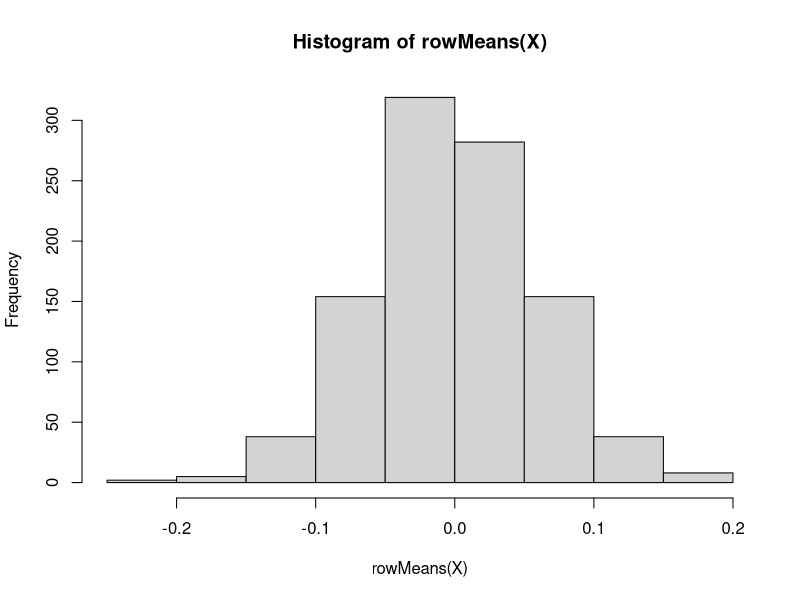
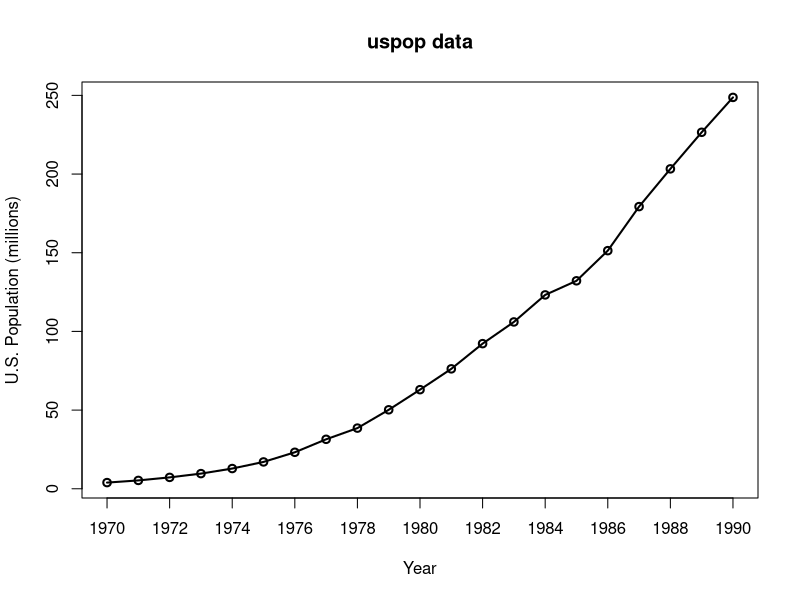
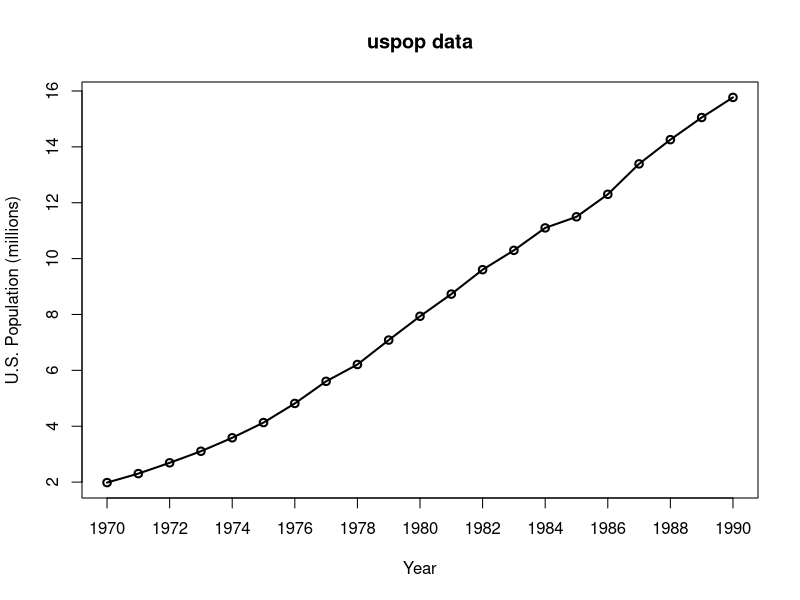

Here is the R script that generated these plots, in order:
## ---- chunk 1
set.seed(1)
X=runif(1000,-1,1)
Y=X^2
cor(X,Y)
knitr::opts_chunk$set(echo = TRUE)
## ---- chunk 2
set.seed(1)
x1 = runif(10, min = -1, max = 1)
mean(x1)
x2 = runif(100, min = -1, max = 1)
mean(x2)
x3 = runif(1000, min = -1, max = 1)
mean(x3)
## ---- chunk 3
set.seed(1)
n = 100
rows = 1000
X <- matrix(runif(n*rows, -1, 1), rows)
hist(rowMeans(X))
## ---- chunk 4
uspop <- scan('uspop.txt')

plot(uspop/1000000, xaxt = 'n', type = 'o', main = "uspop data", lwd = 2, xlab = "Year", ylab = "U.S. Population (millions)")
axis(1, seq(1,21,2), seq(1970,1990,2))
     
uspop_sqrt <- sqrt(uspop/1000000)

plot(uspop_sqrt, xaxt = 'n', type = 'o', main = "uspop data", 
     lwd = 2, xlab = "Year", ylab = "U.S. Population (millions)")
axis(1, seq(1,21,2), seq(1970,1990,2))

